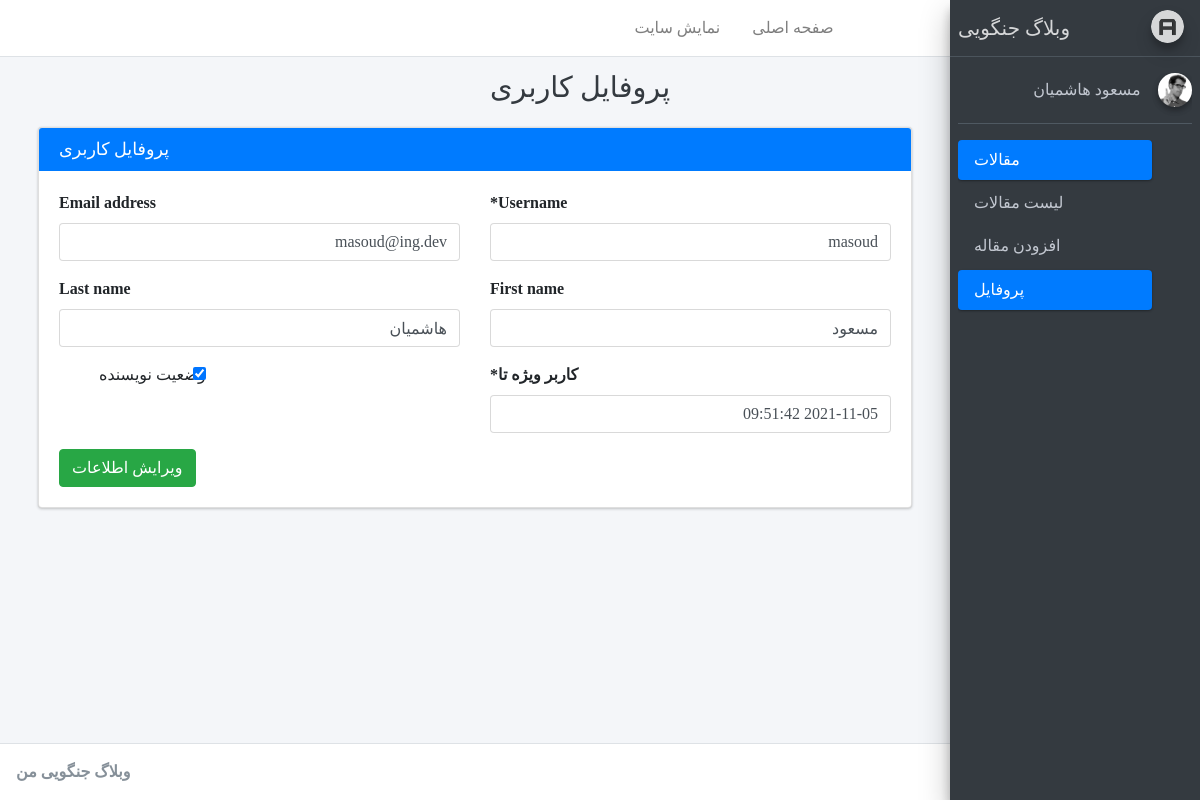
The page /account/profile/ (signed in) on the database its author committed.
### account/models.py (models this page shows)
class User(AbstractUser):
    is_author = models.BooleanField(default=False,verbose_name="وضعیت نویسنده")
    special_user = models.DateTimeField(default=timezone.now , verbose_name="کاربر ویژه تا")
    def is_special_user(self):
        if self.special_user > timezone.now():
            return True
        else:
            return False
    is_special_user.boolean = True
    is_special_user.short_description = 'وضعیت کاربر ویژه'

### account/views.py (the view)
# urls.py: path('profile/',Profile.as_view(),name="profile"),
class Profile(UpdateView):
    model = User
    template_name = "registration/profile.html"
    form_class = ProfileForm
    success_url = reverse_lazy("account:profile")
    def get_object(self):
        return User.objects.get(pk = self.request.user.pk)
    def get_form_kwargs(self):
        kwargs = super(Profile, self).get_form_kwargs()
        kwargs.update({
            'user': self.request.user
        })
        return kwargs

### account/forms.py
class ProfileForm(forms.ModelForm):
    def __init__(self,*args,**kwargs):
        user = kwargs.pop('user')
        super(ProfileForm, self).__init__(*args, **kwargs)
        self.fields['username'].help_text = None
        if not user.is_superuser:
            self.fields['username'].disabled = True
            self.fields['email'].disabled = True
            self.fields['special_user'].disabled = True
            self.fields['is_author'].disabled = True
    class Meta:
        model = User
        fields = ['username', 'email', 'first_name', 'last_name',
                'special_user', 'is_author']

### blog/templatetags/blog_tags.py (called while the page is built)
@register.inclusion_tag("registration/partials/link.html")
def link(request,link_name,content,classes):
    return {
        "request" : request,
        "link_name" : link_name,
        "link" : "account:{}".format(link_name),
        "content" : content ,
        "classes" : classes ,
    }

### templates/registration/profile.html
{% extends 'registration/base.html' %}
{% load crispy_forms_tags %}
{% block title %}{% block title-meta %}
    پروفایل کاربری
{% endblock %}{% endblock %}
{% block main %}
    <div class="col-md-12">
        <div class="card card-primary">
            <div class="card-header">
                <h3 class="card-title mb-0 float-left">
                    پروفایل کاربری
                </h3>
            </div>
            <div class="card-body">
                <form method="post" enctype="multipart/form-data">{% csrf_token %}
                    <div class="row">
                        <div class="col-6">
                            {{ form.username|as_crispy_field }}
                        </div>
                        <div class="col-6">
                            {{ form.email|as_crispy_field }}
                        </div>
                        <div class="col-6">
                            {{ form.first_name|as_crispy_field }}
                        </div>
                        <div class="col-6">
                            {{ form.last_name|as_crispy_field }}
                        </div>
                        <div class="col-6">
                            {{ form.special_user|as_crispy_field }}
                        </div>
                        <div class="col-6">
                            {{ form.is_author|as_crispy_field }}
                        </div>
                    </div>
                    <button class="btn btn-success">ویرایش اطلاعات</button>
                </form>
            </div>
        </div>
    </div>
{% endblock %}

### templates/registration/sidebar.html (shortened to what this page needs)
  {% load static %}
  {% load blog_tags %}
  <aside class="main-sidebar sidebar-dark-primary elevation-4">
    <a href="index3.html" class="brand-link">
      <img src="{% static 'registration/adminlte/assets/img/AdminLTELogo.png' %}" alt="AdminLTE Logo" class="brand-image img-circle elevation-3"
           style="opacity: .8">
      <span class="brand-text">وبلاگ جنگویی</span>
    </a>
    <div class="sidebar">
      <div class="user-panel mt-3 pb-3 mb-3 d-flex">
        <div class="image">
          <img src="{% static 'registration/adminlte/assets/img/user2-160x160.jpg' %}" class="img-circle elevation-2" alt="User Image">
        </div>
        <div class="info">
          <a href="#" class="d-block">{{user.get_full_name}}</a>
        </div>
      </div>
      <nav class="mt-2">
        <ul class="nav nav-pills nav-sidebar flex-column" data-widget="treeview" role="menu" data-accordion="false">
          <li class="nav-item has-treeview menu-open">
            <a href="#" class="nav-link active">
              <i class="nav-icon fas fa-tachometer-alt"></i>
              <p>
                مقالات
                <i class="right fas fa-angle-left"></i>
              </p>
            </a>
            <ul class="nav nav-treeview">
              <li class="nav-item">
                {% link request 'home' 'لیست مقالات' 'fa-list' %}
              </li>
              <li class="nav-item">
                  {% link request 'article-create' 'افزودن مقاله' 'fa-edit' %}
              </li>
            </ul>
          </li>
          <li class="nav-item">
            {% link request 'profile' 'پروفایل' 'fas fa-th' %}
          </li>
        </ul>
      </nav>
    </div>
  </aside>

### static/registration/adminlte/assets/css/custom.css (style rules this page uses)
body { font-family: Sahel !important; }
* { direction: rtl !important; }
.layout-fixed .main-sidebar { right: 0; }
.brand-image { float: right; }
.nav-sidebar .nav-link>.right, .nav-sidebar .nav-link>p>.right { left: 1rem; right: auto; }

### rows shown on the page
User: get_full_name "مسعود هاشمیان", username "masoud", email "masoud@ing.dev", first_name "مسعود", last_name "هاشمیان", special_user "2021-11-05 09:51:42", is_author "☑"

### other values the page prints
{{ content }} "لیست مقالات افزودن مقاله پروفایل"
